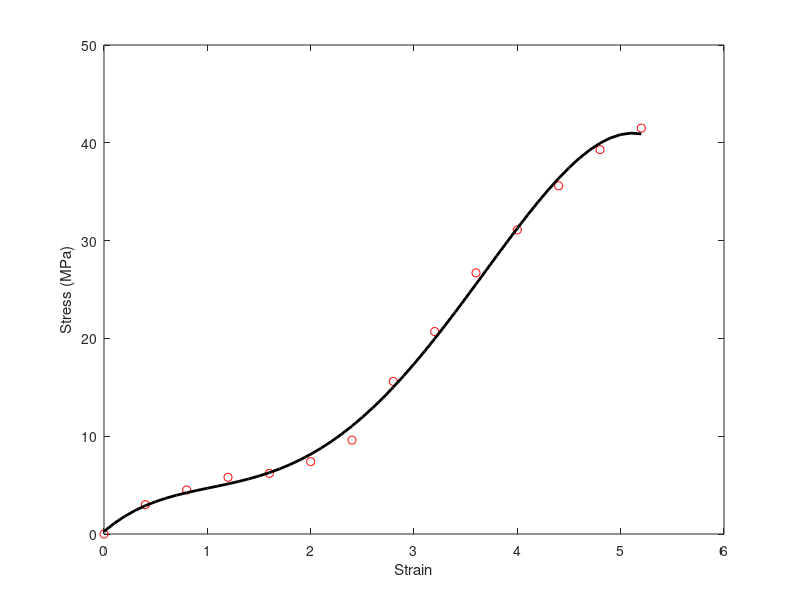

Write the MATLAB code that produced this figure.
clear all
x = 0:0.4:5.2;
y = [0 3 4.5 5.8 6.2 7.4 9.6 15.6 20.7 26.7 31.1 35.6 39.3 41.5];
n=length(x);
m=4;
for i=1:2*m
xsum(i)=sum(x.^(i));
end
a(1,1)=n;
b(1,1)=sum(y);
for j=2:m + 1
a(1,j)=xsum(j-1);
end
for i= 2:m + 1
    for j= 1: m + 1
    a(i,j)=xsum ( j + i - 2) ;
    end
b(i,1)= sum(x.^(i - 1) .*y) ;
end
p= (a\b)';
for i=1:m+1
    Pcoef(i) = p (m + 2 - i) ;
end
Pcoef
epsilon= 0:0.1: 5.2 ;
stressfit= polyval (Pcoef,epsilon);
plot(x,y, 'ro' ,epsilon,stressfit, 'k', 'linewidth',2)
xlabel('Strain')
ylabel('Stress (MPa)')